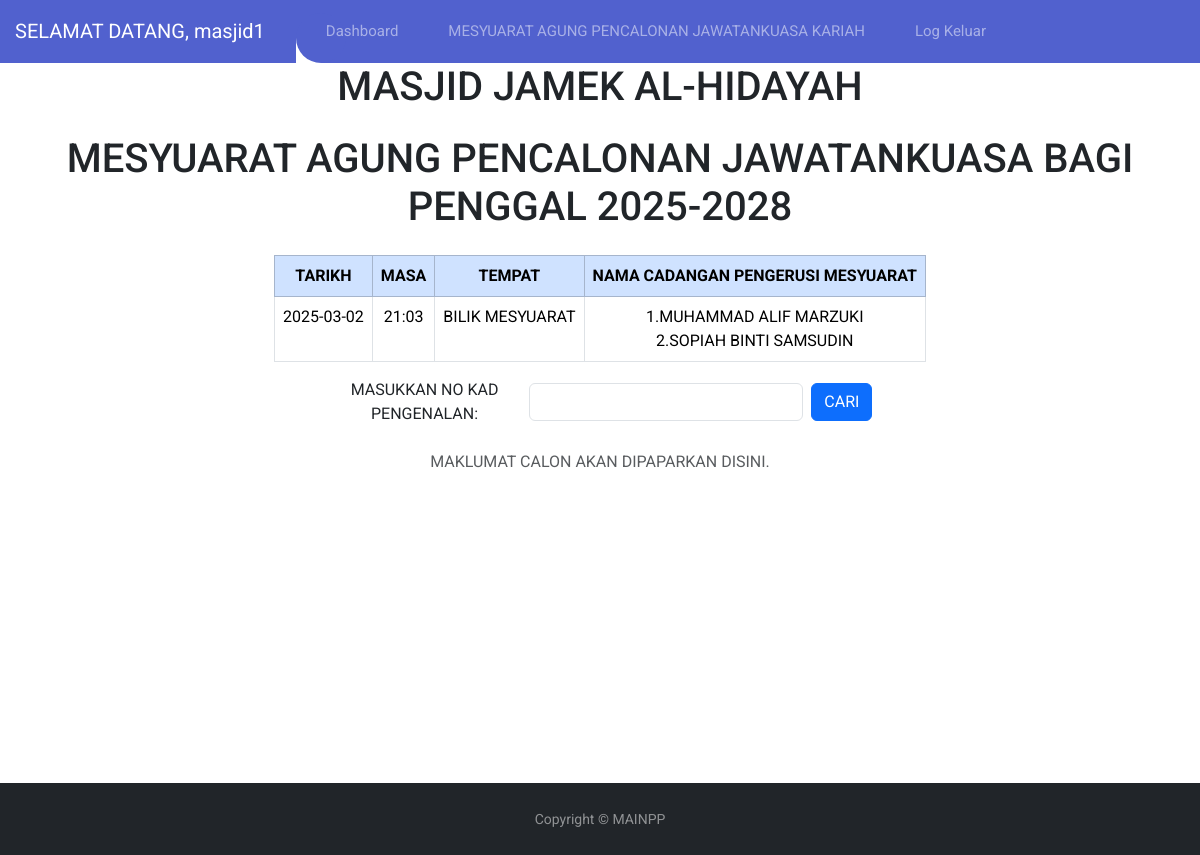
Page /backend/form1_masjid.php (signed in) on the committed database.
### tables this page shows
CREATE TABLE `booking` (
  `booking_id` int(8) NOT NULL,
  `user_id` int(8) NOT NULL,
  `date` date NOT NULL,
  `time` time NOT NULL,
  `place` varchar(50) NOT NULL,
  `nama_cadangan1` varchar(255) NOT NULL,
  `ic_cadangan1` varchar(20) NOT NULL,
  `phone_cadangan1` varchar(20) NOT NULL,
  `email_cadangan1` varchar(255) DEFAULT NULL,
  `nama_cadangan2` varchar(255) NOT NULL,
  `ic_cadangan2` varchar(20) NOT NULL,
  `phone_cadangan2` varchar(20) NOT NULL,
  `email_cadangan2` varchar(255) DEFAULT NULL,
  `status_code` int(1) NOT NULL,
  `tindakan_code` int(11) NOT NULL,
  `comment` varchar(100) NOT NULL,
  `reg_date` datetime(6) NOT NULL DEFAULT current_timestamp(6),
  `edit_date` timestamp(6) NOT NULL DEFAULT current_timestamp(6) ON UPDATE current_timestamp(6),
  `masjid_id` int(11) DEFAULT NULL
);

### backend/form1_masjid.php (the view, shortened to what this page needs)
<?php
include('connection.php');
$masjid_id = $_SESSION['masjid_id'];
$current_date = date('Y-m-d');
$sql = "SELECT * FROM booking b
JOIN user u ON b.user_id = u.user_id
JOIN masjid m ON u.masjid_id = m.masjid_id
WHERE b.date = :booking_date AND m.masjid_id = :masjid_id AND b.status_code = 1 ";
$stmt = $conn->prepare($sql);
$stmt->execute([
    'booking_date' => $current_date,
    'masjid_id' => $masjid_id
]);
$booking = $stmt->fetch(PDO::FETCH_ASSOC);
try {
    $stmt = $conn->prepare("SELECT * FROM booking WHERE user_id = :user_id");
    $stmt->bindParam(':user_id', $_SESSION['user_id']);
    $stmt->execute();
    $bookings = $stmt->fetchAll(PDO::FETCH_ASSOC);
} catch (PDOException $e) {
    die("Error: " . $e->getMessage());
}
?>
<!DOCTYPE html>
<html lang="en">
<head>
</head>
<body>
    <?php require '../include/header.php'; ?>
    <div class="container d-flex flex-column align-items-center justify-content-center min-vh-80">
    <h1 class="text-center mb-4">MASJID JAMEK AL-HIDAYAH</h1>
    <h1 class="text-center mb-4">MESYUARAT AGUNG PENCALONAN JAWATANKUASA BAGI PENGGAL 2025-2028</h1>
    <div class="table-responsive">
        <table class="table table-bordered text-center">
            <thead class="table-primary text-white">
        <tr>
            <th>TARIKH</th>
            <th>MASA</th>
            <th>TEMPAT</th>
            <th>NAMA CADANGAN PENGERUSI MESYUARAT</th>
    </thead>
        <?php if (empty($bookings)): ?>
            <tr><td colspan="7">TIADA DATA DIJUMPAI.</td></tr>
        <?php else: ?>
            <tr>
                <td><?php echo htmlspecialchars($booking['date']); ?></td>
                <td><?php echo date('H:i', strtotime($booking['time'])); ?></td>
                <td><?php echo htmlspecialchars($booking['place']); ?></td>
                <td>
                    1.<?php echo htmlspecialchars($booking['nama_cadangan1']); ?>
                    <br>
                    2.<?php echo htmlspecialchars($booking['nama_cadangan2']); ?>
                </td>
            </tr>
        <?php endif; ?>
    </table>
<div class="search-section text-center mb-4">
    <form method="POST" action="" class="d-flex justify-content-center align-items-center gap-2 w-100 mx-auto">
        <div class="d-flex align-items-center">
            <label for="search_ic" class="me-2 mb-0">MASUKKAN NO KAD PENGENALAN:</label>
            <input type="text" id="search_ic" name="search_ic" pattern="\d{12,}" maxlength="12" required class="form-control text-center w-75">
        </div>
        <button type="submit" class="btn btn-primary">CARI</button>
    </form>
</div>
    <?php if (!empty($_SESSION['search_results'])): ?>
        <h2 class="text-center mt-4">HASIL CARIAN:</h2>
        <div class="table-responsive">
        <table class="table table-bordered text-center">
    <thead class="table-primary text-white">
        <tr>
            <th>NAMA</th>
            <th>JANTINA</th>
            <th>NO KAD PENGENALAN</th>
            <th>NO TELEFON</th>
            <th>ALAMAT</th>
            <th>PEKERJAAN</th>
            <th>JUMLAH UNDI</th>
        </tr>
    </thead>
    <tbody>
        <?php foreach ($_SESSION['search_results'] as $row): ?>
            <tr>
                <td><?php echo htmlspecialchars($row['name']); ?></td>
                <td><?php echo htmlspecialchars($row['gender']); ?></td>
                <td><?php echo htmlspecialchars($row['ic']); ?></td>
                <td><?php echo htmlspecialchars($row['phone']); ?></td>
                <td><?php echo htmlspecialchars($row['address']); ?></td>
                <td><?php echo htmlspecialchars($row['job']); ?></td>
                <td>
                    <form method="POST" action="">
                        <input type="hidden" name="ic" value="<?php echo htmlspecialchars($row['ic']); ?>">
                        <input type="number" name="total_vote" min="1" value="<?php echo isset($row['total_vote']) ? htmlspecialchars($row['total_vote']) : '0'; ?>" required class="form-control w-50 mx-auto">
                        <button type="submit" name="update_vote" class="btn btn-success btn-sm mt-2">SET UNDI</button>
                    </form>
                </td>
            </tr>
        <?php endforeach; ?>
    </tbody>
</table>
        </div>
        <form method="POST" action="db_insert_form.php" class="text-center">
            <?php foreach ($_SESSION['search_results'] as $row): ?>
                <input type="hidden" name="users[<?php echo $row['ic']; ?>][ic]" value="<?php echo $row['ic']; ?>">
                <input type="hidden" name="users[<?php echo $row['ic']; ?>][name]" value="<?php echo $row['name']; ?>">
                <input type="hidden" name="users[<?php echo $row['ic']; ?>][masjid_id]" value="<?php echo $row['masjid_id']; ?>">
                <input type="hidden" name="users[<?php echo $row['ic']; ?>][gender]" value="<?php echo $row['gender']; ?>">
                <input type="hidden" name="users[<?php echo $row['ic']; ?>][phone]" value="<?php echo $row['phone']; ?>">
                <input type="hidden" name="users[<?php echo $row['ic']; ?>][address]" value="<?php echo $row['address']; ?>">
                <input type="hidden" name="users[<?php echo $row['ic']; ?>][job]" value="<?php echo $row['job']; ?>">
                <input type="hidden" name="users[<?php echo $row['ic']; ?>][booking_id]" value="<?php echo $_GET['booking_id']; ?>">
                <input type="hidden" name="users[<?php echo $row['ic']; ?>][total_vote]" min="1" value="<?php echo isset($row['total_vote']) ? $row['total_vote'] : '0'; ?>" required>
            <?php endforeach; ?>
            <button type="submit" name="update_all" class="btn btn-primary mt-3">SIMPAN</button>
        </form>
    <?php else: ?>
        <p class="text-center text-muted mt-4">MAKLUMAT CALON AKAN DIPAPARKAN DISINI.</p>
    <?php endif; ?>
    <?php require '../include/footer.php'; ?>
</body>
</html>

### include/header.php (style rules this page uses)
body { font-family: 'Roboto', sans-serif; }
* { margin: 0; padding: 0; }

### rows in the picture
booking: date "2025-03-02", time "21:03", place "BILIK MESYUARAT", nama_cadangan1 "MUHAMMAD ALIF MARZUKI", nama_cadangan2 "SOPIAH BINTI SAMSUDIN"

### other values in the picture
$_SESSION['username'] "masjid1"
